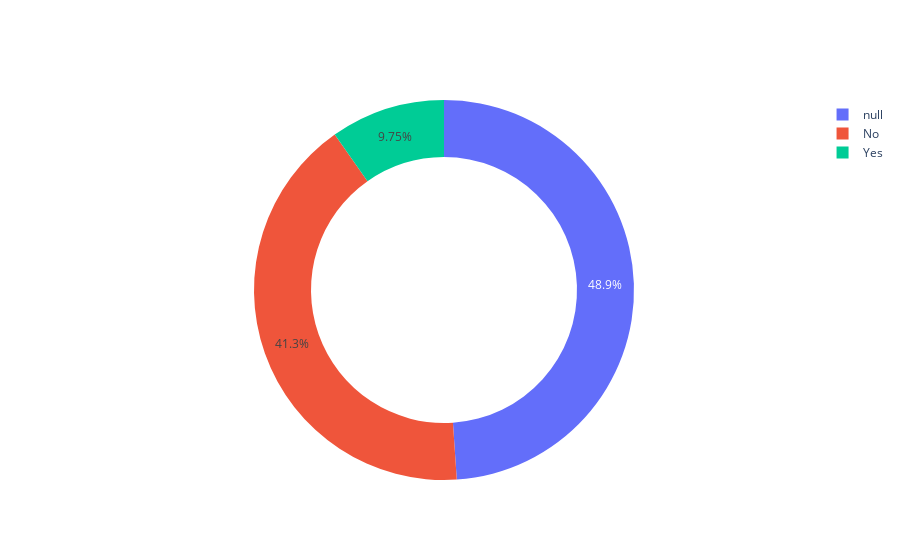

The notebook cell saved with this chart:
### Code cell
import plotly.graph_objects as go
data_donut = data['Consumer disputed?'].value_counts(dropna=False).sort_values()

labels = data_donut.index
values = data_donut.values


# Use `hole` to create a donut-like pie chart
fig = go.Figure(data=[go.Pie(labels=labels, values=values, hole=.7, direction ='clockwise', sort=True)])
fig.show()

### Figure 1 — Plotly figure (JSON) as saved in the notebook; plotly's stock layout.template omitted (floating-point values rounded to 4 significant figures)
{"data": [{"direction": "clockwise", "hole": 0.7, "labels": ["Yes", "No", null], "sort": true, "type": "pie", "values": [7363, 31203, 36947]}], "layout": {}}
